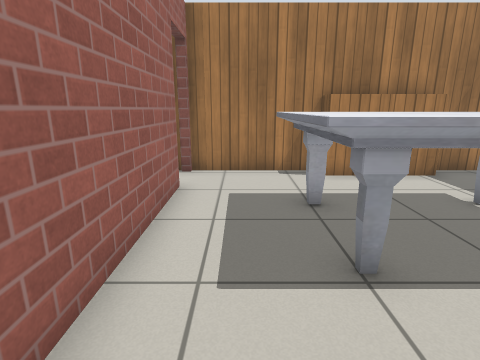
View 1 (above)

18 first-person views from a walk through a robot-simulator world made for Gazebo. The camera is 1 m above the floor, tilts 14° down and sees 80° across. The floor is counted in squares, 0.5 m on a side. Each view is taken from the middle of a square. On the plan, view 1 faces up. The plan holds only what a view shows up to about 17 squares ahead; the rest is blank. Simple patterns stand in for the simulator's built-in surfaces.

View 2
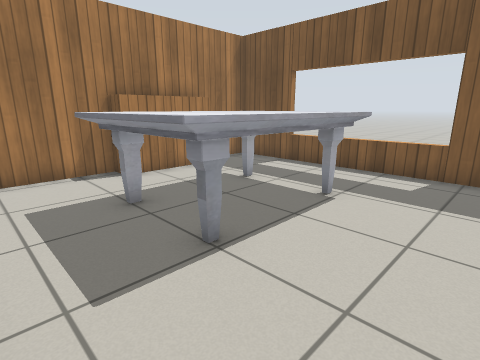

View 3
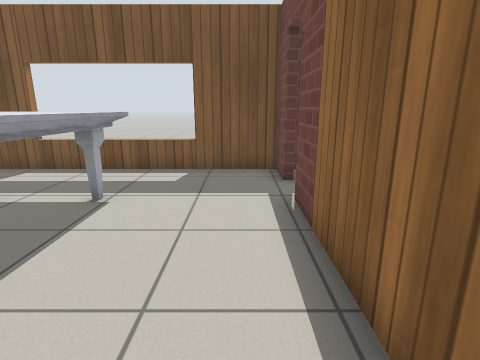

View 4
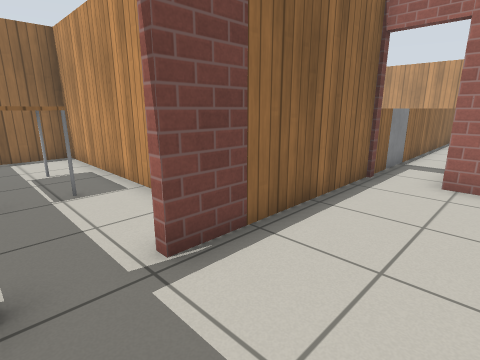

View 5
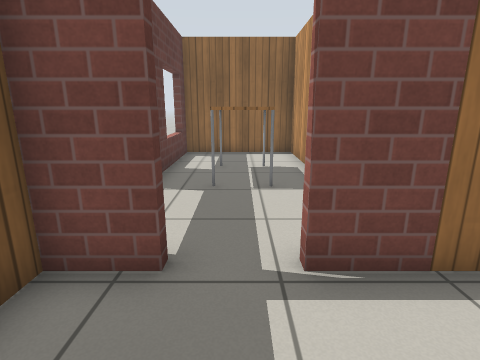

View 6
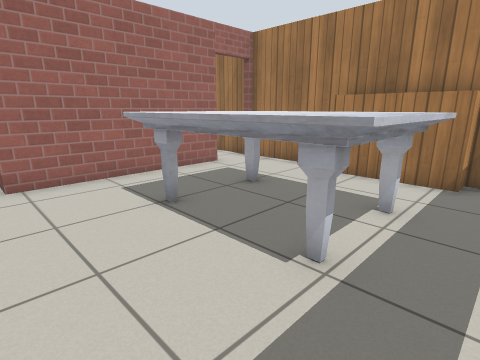

View 7
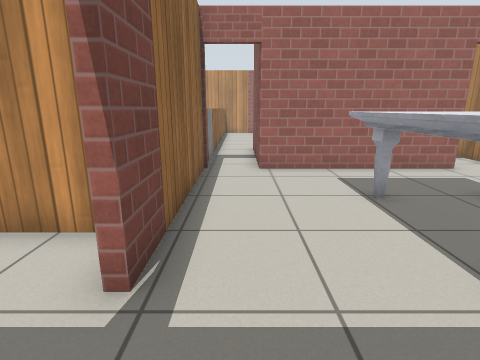

View 8
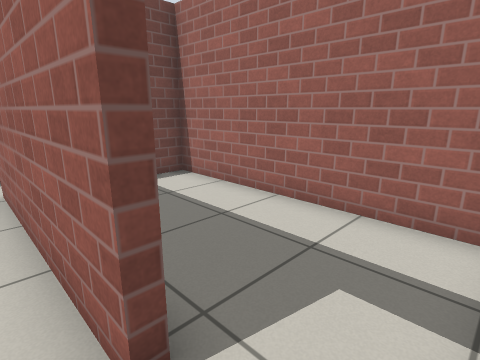

View 9
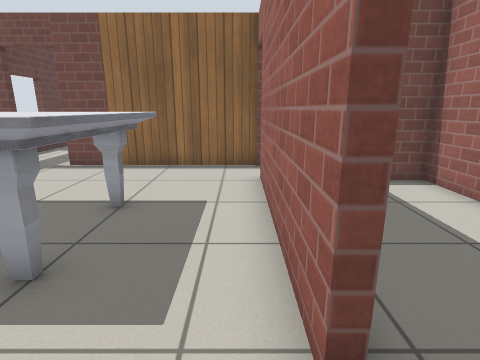

View 10
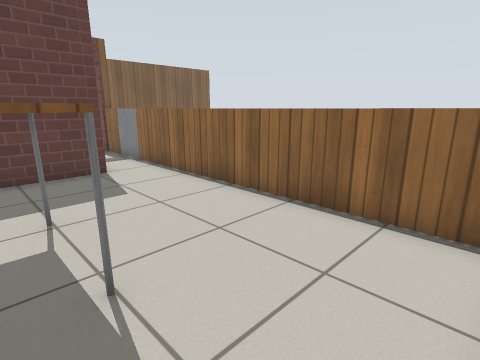

View 11
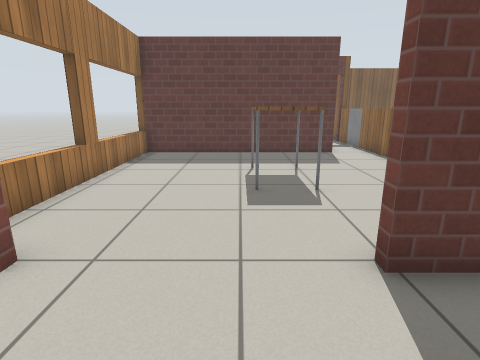

View 12
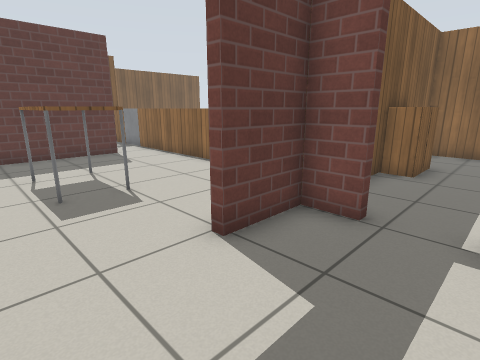

View 13
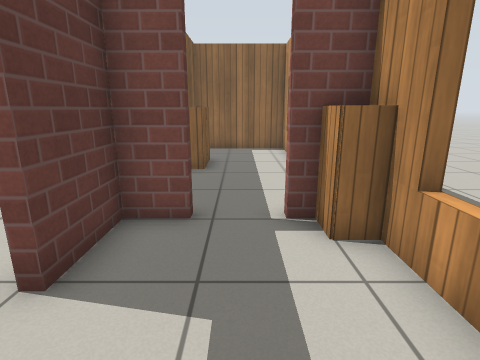

View 14
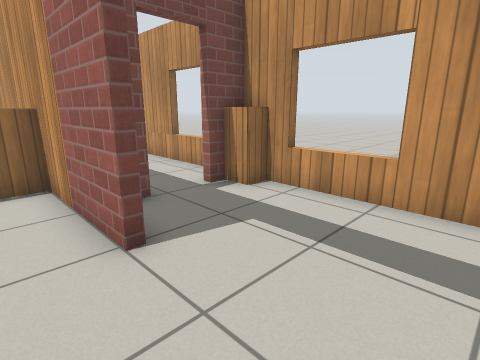

View 15
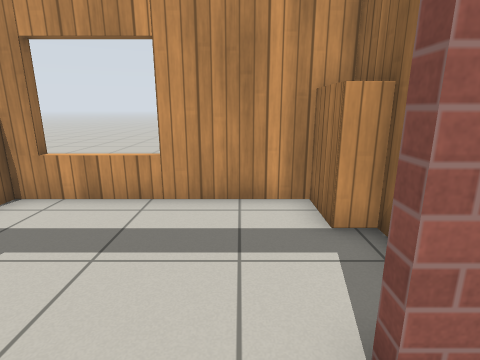

View 16
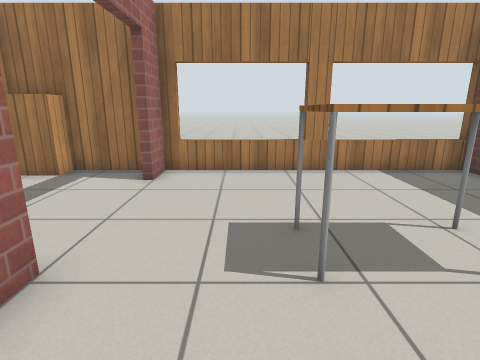

View 17
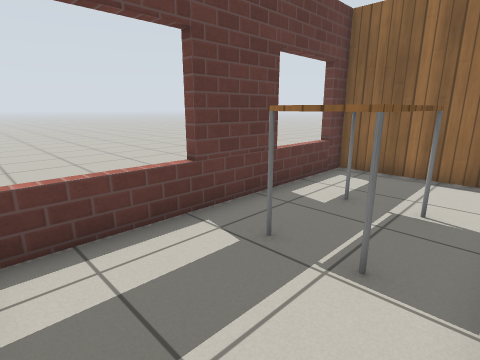

View 18
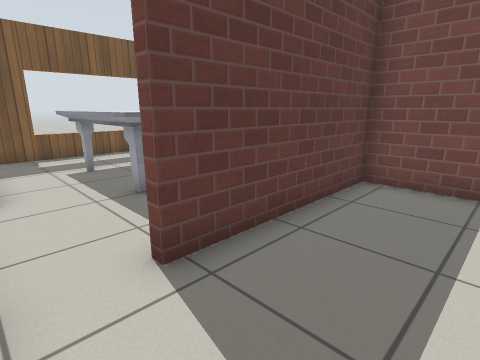

### Floor plan
Ten units are one square. View 1 is at (0, 0); x grows to the right and y downward. Boxes are objects, and circles mark ways between rooms. Rooms are numbered by the first view taken in them; rooms with no view inside come last. Other rooms are left out.
<svg viewBox="-220 -102 310 221">
<path fill="none" stroke="#000" d="M24 -94 -16 -94M-16 -73 -16 -7M70 12 85 12 85 -94 66 -94M-33 12 52 12M-165 -33 -165 16M-119 -92 -119 -97M-160 -97 -160 -92M-56 -7 -66 -7 -66 -97M-65 -94 -165 -94 -165 -80M-166 12 -54 12M-212 -85 -212 -10 -199 -10M-173 -94 -193 -94M-181 -10 -168 -10 -168 -33M36 24 36 114 85 114 85 17M70 16 70 12M52 12 52 16M-63 -87 -63 -10 -19 -10 -19 -73M-19 -94 -43 -94M-168 35 -168 27M-212 10 -212 53M-212 75 -212 87 -168 87 -168 54"/>
<rect x="5" y="-65" width="60" height="40" fill="#bbb"><title>marble table</title></rect>
<rect x="25" y="-95" width="20" height="10" fill="#bbb"><title>bookshelf</title></rect>
<rect x="45" y="-95" width="20" height="10" fill="#bbb"><title>bookshelf</title></rect>
<rect x="-135" y="-45" width="30" height="20" fill="#bbb"><title>table</title></rect>
<rect x="-215" y="-95" width="20" height="10" fill="#bbb"><title>bookshelf</title></rect>
<rect x="45" y="55" width="20" height="30" fill="#bbb"><title>table</title></rect>
<rect x="-185" y="45" width="20" height="10" fill="#bbb"><title>cabinet</title></rect>
<rect x="-185" y="35" width="20" height="10" fill="#bbb"><title>cabinet</title></rect>
<circle cx="65" cy="10" r="3" fill="#2a7"/>
<circle cx="-20" cy="-85" r="3" fill="#2a7"/>
<circle cx="-170" cy="-60" r="3" fill="#2a7"/>
<circle cx="-185" cy="-10" r="3" fill="#2a7"/>
<text x="30" y="-50">1</text>
<text x="-120" y="-40">2</text>
<text x="-190" y="-60">3</text>
<text x="60" y="60">4</text>
<text x="-40" y="-60">5</text>
<text x="-190" y="40">6</text>
</svg>
Room 1 opens to room 4. Room 1 opens to room 5. Room 2 opens to room 3. Room 3 opens to room 6.

Where each view was taken, in squares from view 1:
view 1: 0 up, 0 right, facing up
view 2: 0 up, 1 left, facing up-right
view 3: 0 up, 1 left, facing right
view 4: 2 up, 7 right, facing down-left
view 5: 2 up, 6 right, facing down
view 6: 0 up, 7 right, facing up-left
view 7: 0 up, 8 right, facing left
view 8: 9 up, 1 left, facing down-left
view 9: 9 up, 1 left, facing down
view 10: 4 up, 16 left, facing down-right
view 11: 5 up, 20 left, facing right
view 12: 6 up, 20 left, facing down-right
view 13: 6 up, 19 left, facing down
view 14: 7 up, 15 left, facing down-left
view 15: 7 up, 15 left, facing left
view 16: 0 up, 14 left, facing up
view 17: 2 down, 4 right, facing down-right
view 18: 9 up, 5 left, facing down-right
